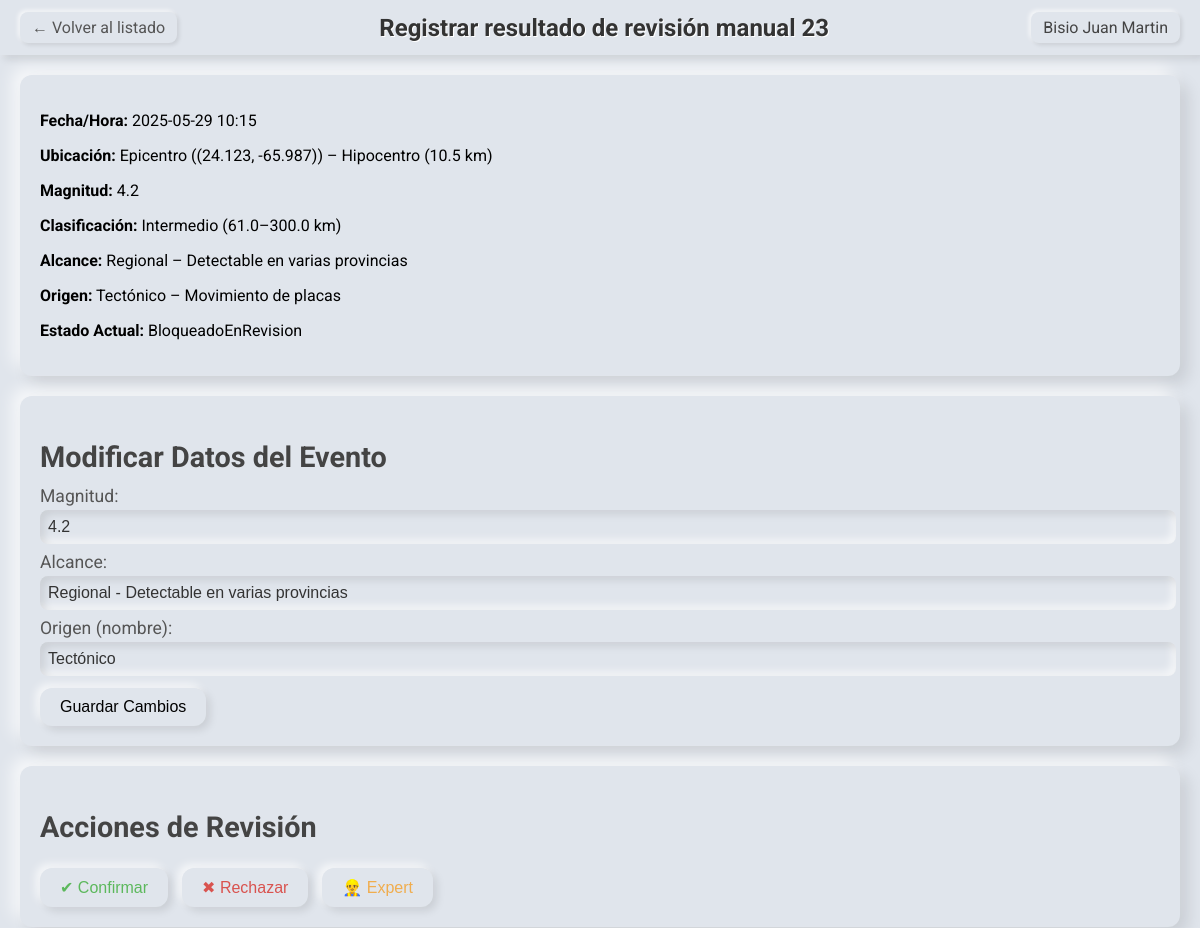
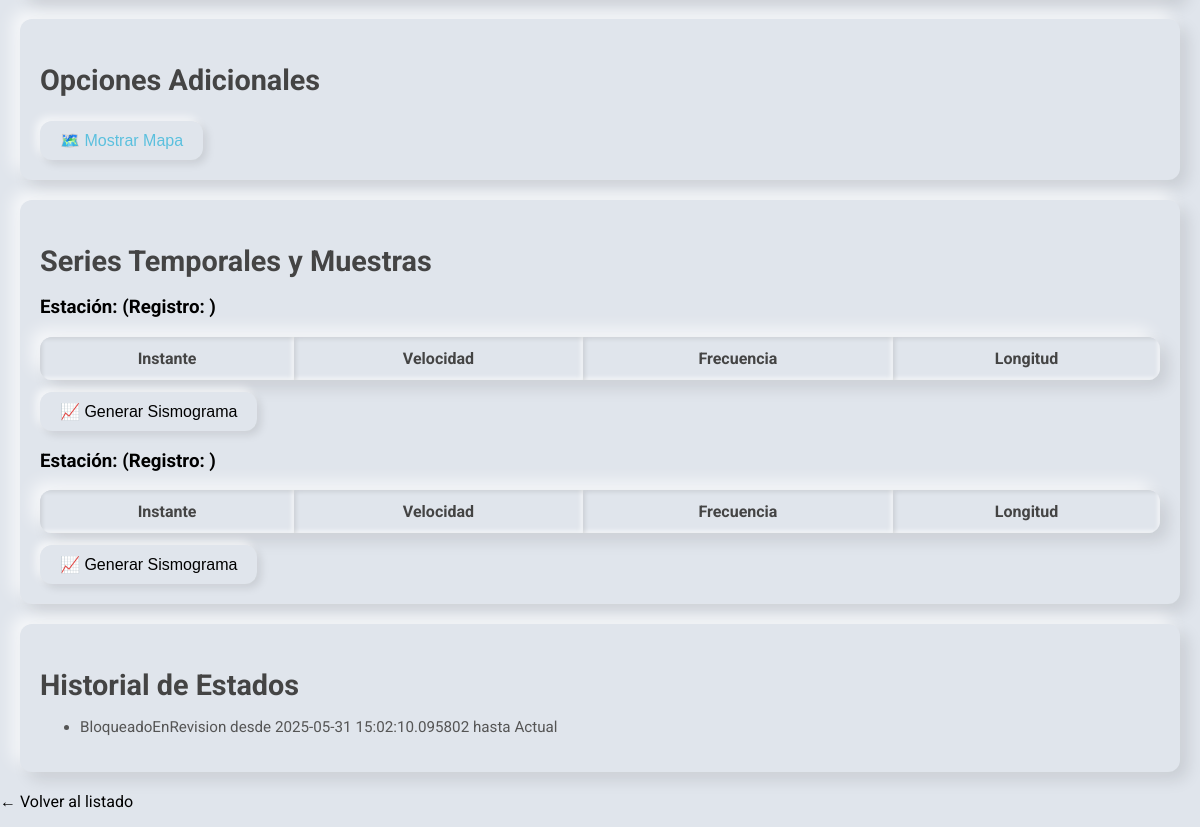
/event/23, run on an earlier commit of the app's database (2 pictures, top to bottom).
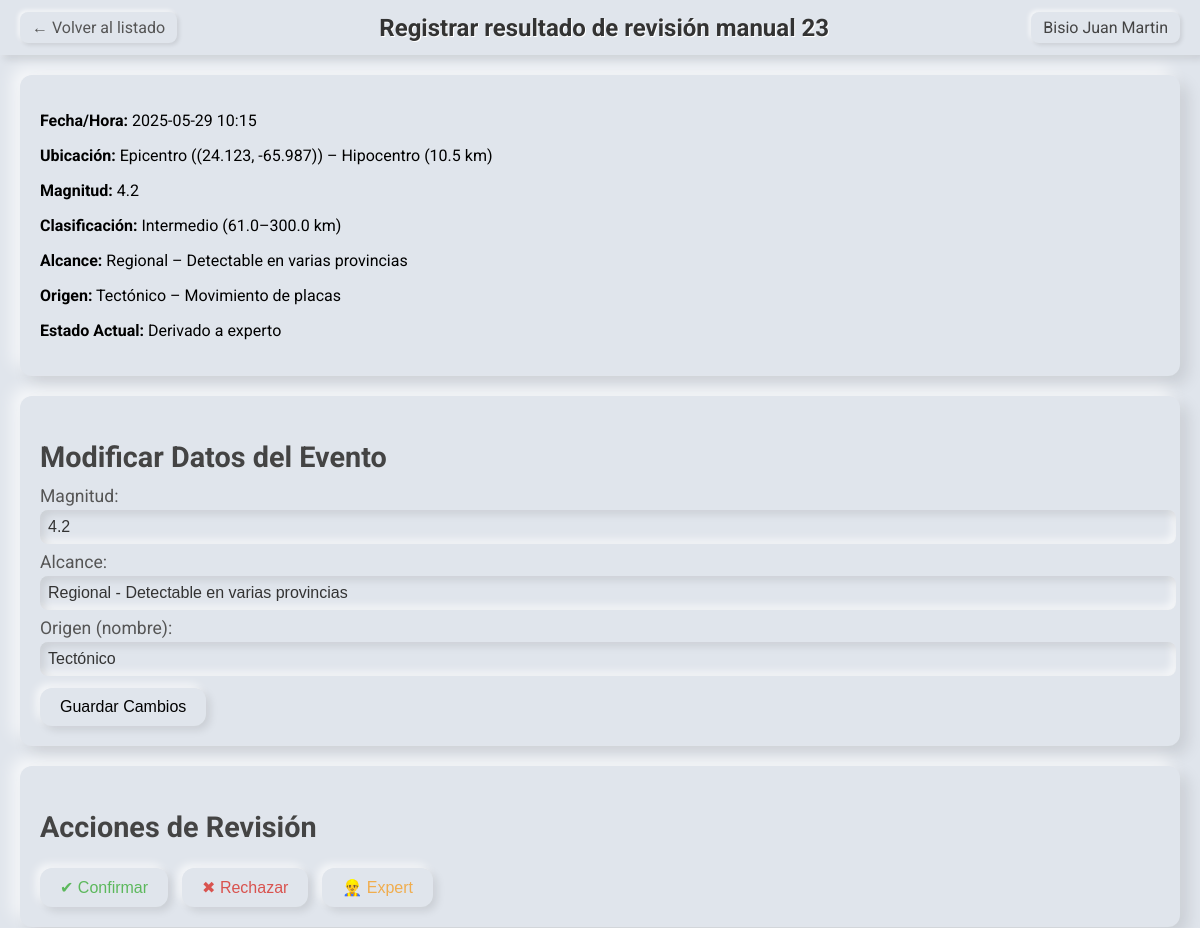
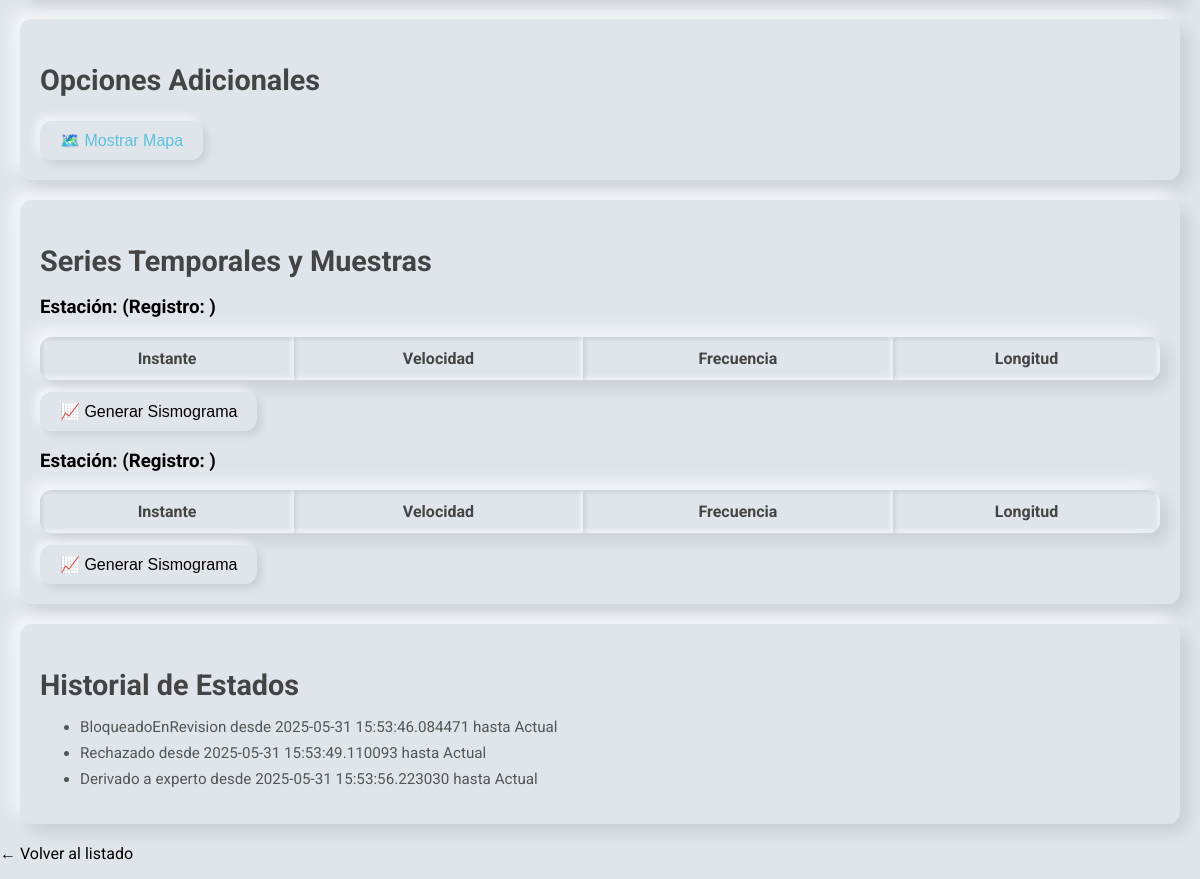
And on a later commit of the database (2 pictures, top to bottom).
### tables this page shows
CREATE TABLE Evento (
        id_evento       INTEGER PRIMARY KEY,
        fecha_hora      TEXT    NOT NULL,
        epicentro_lat   REAL    NOT NULL,
        epicentro_lng   REAL    NOT NULL,
        hipocentro      REAL    NOT NULL,
        magnitud        REAL    NULL,
        magnitud_desc   TEXT    NULL,
        magnitud_unidad TEXT    NULL,
        alcance_nombre  TEXT    NULL,
        alcance_desc    TEXT    NULL,
        clasif_desde    REAL    NULL,
        clasif_hasta    REAL    NULL,
        clasif_nombre   TEXT    NULL,
        origen_nombre   TEXT    NULL,
        origen_desc     TEXT    NULL,
        estado_nombre   TEXT    NOT NULL,
        estado_desc     TEXT    NULL
    );

CREATE TABLE SerieTemporal (
        id_serie        INTEGER PRIMARY KEY AUTOINCREMENT,
        id_evento       INTEGER NOT NULL,
        estacion        TEXT    NOT NULL,
        fecha_registro  TEXT    NOT NULL,
        FOREIGN KEY (id_evento) REFERENCES Evento(id_evento) ON DELETE CASCADE
    );

CREATE TABLE CambioEstado (
        id_cambio       INTEGER PRIMARY KEY AUTOINCREMENT,
        id_evento       INTEGER NOT NULL,
        fecha_inicio    TEXT    NOT NULL,
        fecha_fin       TEXT    NULL,
        estado_nombre   TEXT    NOT NULL,
        estado_desc     TEXT    NULL,
        FOREIGN KEY (id_evento) REFERENCES Evento(id_evento) ON DELETE CASCADE
    );

### app_flask.py (the view, shortened to what this page needs)
@app.route('/event/<int:event_id>', methods=['GET', 'POST'])
def detalle(event_id):
    analista = app.config['analista']
    evento = cargar_evento_por_id(event_id)
    if not evento:
        return redirect(url_for('index'))
    if evento.estado.getNombre() == "AutoDetectado":
        evento.bloquearParaRevision(analista)
        guardar_evento(evento)
        guardar_cambio_estado(event_id, evento.cambios[-1])
    error = None
    return render_template(
        'detalle_evento.html',
        evento=evento,
        error=error,
        analista=analista
    )

### db.py (called while the page is built)
def get_connection():
    conn = sqlite3.connect(DB_PATH)
    conn.row_factory = sqlite3.Row
    return conn

### indexClases.py (called while the page is built)
    def getNombre(self):
        return self.nombre

    def __str__(self):
        try:
            ts_inicio = self.fecha_hora_inicio.strftime('%Y-%m-%d %H:%M:%S')
        except Exception:
            ts_inicio = str(self.fecha_hora_inicio)
        if self.fecha_hora_fin:
            try:
                fin = self.fecha_hora_fin.strftime('%Y-%m-%d %H:%M:%S')
            except Exception:
                fin = str(self.fecha_hora_fin)
        else:
            fin = "Actual"
        return f"{self.estado.nombre} desde {ts_inicio} hasta {fin}"

### templates/detalle_evento.html (shortened to what this page needs)
<!doctype html>
<html>
<head>
</head>
<body>
  <div class="navbar">
    <a href="{{ url_for('index') }}" class="back-btn">← Volver al listado</a>
    <h1>Registrar resultado de revisión manual {{ evento.id_evento }}</h1>
    <div class="username">{{ analista.nombre }}</div>
  </div>
  <section>
    <p><strong>Fecha/Hora:</strong> {{ evento.fecha_hora }}</p>
    <p><strong>Ubicación:</strong> Epicentro ({{ evento.ubicacion.epicentro }}) – Hipocentro ({{ evento.ubicacion.hipocentro }} km)</p>
    <p><strong>Magnitud:</strong> {{ evento.magnitud }}</p>
    <p><strong>Clasificación:</strong> {{ evento.clasificacion.nombre }} ({{ evento.clasificacion.km_profundidad_desde }}–{{ evento.clasificacion.km_profundidad_hasta }} km)</p>
    <p><strong>Alcance:</strong> {{ evento.alcance.nombre }} – {{ evento.alcance.descripcion }}</p>
    <p><strong>Origen:</strong> {{ evento.origen.nombre }} – {{ evento.origen.descripcion }}</p>
    <p><strong>Estado Actual:</strong> {{ evento.estado.getNombre() }}</p>
  </section>
  <section>
    <h2>Modificar Datos del Evento</h2>
    <form method="post" action="{{ url_for('detalle', event_id=evento.id_evento) }}">
      <label>Magnitud:
        <input name="magnitud" value="{{ evento.magnitud }}" />
      </label>
      <label>Alcance:
        <input name="alcance" value="{{ evento.alcance.nombre }} - {{ evento.alcance.descripcion }}" />
      </label>
      <label>Origen (nombre):
        <input name="origen" value="{{ evento.origen.nombre }}" />
      </label>
      <button type="submit" class="btn-update">Guardar Cambios</button>
    </form>
  </section>
  <section>
    <h2>Acciones de Revisión</h2>
    <form method="post" action="{{ url_for('detalle', event_id=evento.id_evento) }}">
      <button name="accion" value="confirm" class="btn-confirm" onclick="return confirm('¿Confirmar evento?')">✔ Confirmar</button>
      <button name="accion" value="reject" class="btn-reject" onclick="return confirm('¿Rechazar evento?')">✖ Rechazar</button>
      <button name="accion" value="expert" class="btn-expert" onclick="return confirm('¿Solicitar revisión a experto?')">👷‍♂️ Expert</button>
    </form>
  </section>
  <section>
    <h2>Opciones Adicionales</h2>
    <form method="get" action="{{ url_for('mostrar_mapa', event_id=evento.id_evento) }}">
      <button type="submit" class="btn-map" onclick="return confirm('¿Visualizar mapa?')">🗺️ Mostrar Mapa</button>
    </form>
  </section>
  <section>
    <h2>Series Temporales y Muestras</h2>
    {% if evento.series_temporales %}
      {% for serie in evento.series_temporales %}
        <h3>Estación: <strong>{{ serie.estacion }}</strong> (Registro: {{ serie.fecha_registro }})</h3>
        <table>
          <thead>
            <tr>
              <th>Instante</th>
              <th>Velocidad</th>
              <th>Frecuencia</th>
              <th>Longitud</th>
            </tr>
          </thead>
        </table>
        <form method="post" action="{{ url_for('sismograma', event_id=evento.id_evento, estacion=serie.estacion) }}">
          <button type="submit" style="margin-top: 12px;">📈 Generar Sismograma</button>
        </form>
      {% endfor %}
    {% else %}
      <p>No hay series temporales registradas.</p>
    {% endif %}
  </section>
  <section>
    <h2>Historial de Estados</h2>
    <ul class="history-list">
      {% for cambio in evento.cambios %}
      <li>{{ cambio }}</li>
      {% endfor %}
    </ul>
  </section>
  <p><a href="{{ url_for('index') }}">← Volver al listado</a></p>
</body>
</html>

What changed in the data, as far as the page shows it:
changed Evento "Intermedio": estado.getNombre "BloqueadoEnRevision" → "Derivado a experto"
changed CambioEstado (number 1 of 3 on the later page): cambio "BloqueadoEnRevision desde 2025-05-31 15:02:10.095802 hasta Actual" → "BloqueadoEnRevision desde 2025-05-31 15:53:46.084471 hasta Actual"
added CambioEstado: cambio "Rechazado desde 2025-05-31 15:53:49.110093 hasta Actual"
added CambioEstado: cambio "Derivado a experto desde 2025-05-31 15:53:56.223030 hasta Actual"
